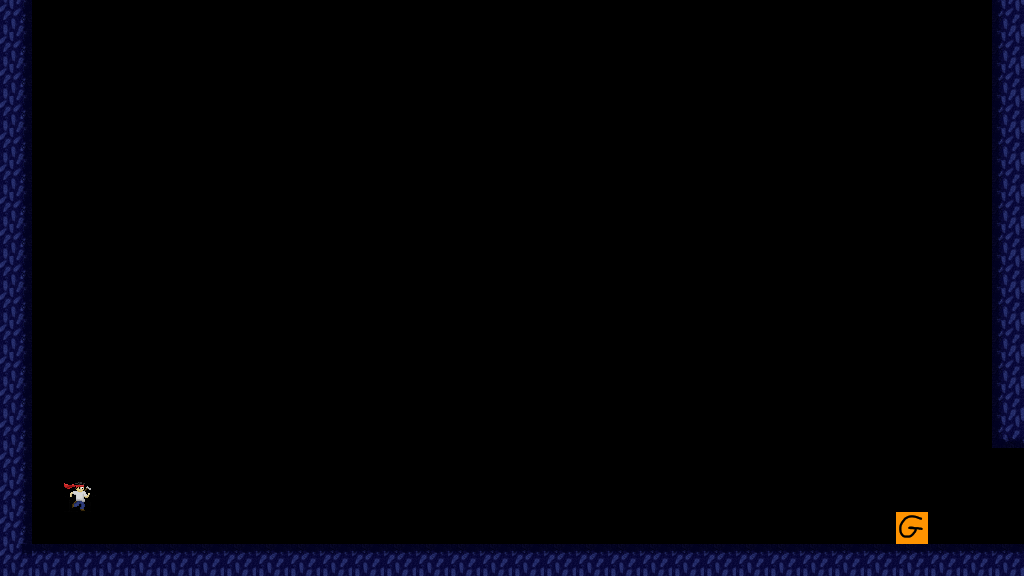

Below is a game level as drawn by its tile map, then a one-line description and the .tmx file that defines it, in full:
An orthogonal 32x18 tile map with 32x32 px tiles, 1 tile layer (platforms) and 6 objects (color1, color2).

<map version="1.8" tiledversion="1.8.2" orientation="orthogonal" renderorder="right-down" width="32" height="18" tilewidth="32" tileheight="32" infinite="0" nextlayerid="4" nextobjectid="7">
 <editorsettings>
  <export target="../core/assets/levels/tutorial2.json" format="json" />
 </editorsettings>
 <properties>
  <property name="colorMode" type="int" value="0" />
 </properties>
 <tileset firstgid="1" source="disco.tsx" />
 <layer id="1" name="platforms" width="32" height="18">
  <data encoding="csv">
29,0,0,0,0,0,0,0,0,0,0,0,0,0,0,0,0,0,0,0,0,0,0,0,0,0,0,0,0,0,0,30,
29,0,0,0,0,0,0,0,0,0,0,0,0,0,0,0,0,0,0,0,0,0,0,0,0,0,0,0,0,0,0,30,
29,0,0,0,0,0,0,0,0,0,0,0,0,0,0,0,0,0,0,0,0,0,0,0,0,0,0,0,0,0,0,30,
29,0,0,0,0,0,0,0,0,0,0,0,0,0,0,0,0,0,0,0,0,0,0,0,0,0,0,0,0,0,0,30,
29,0,0,0,0,0,0,0,0,0,0,0,0,0,0,0,0,0,0,0,0,0,0,0,0,0,0,0,0,0,0,30,
29,0,0,0,0,0,0,0,0,0,0,0,0,0,0,0,0,0,0,0,0,0,0,0,0,0,0,0,0,0,0,30,
29,0,0,0,0,0,0,0,0,0,0,0,0,0,0,0,0,0,0,0,0,0,0,0,0,0,0,0,0,0,0,30,
29,0,0,0,0,0,0,0,0,0,0,0,0,0,0,0,0,0,0,0,0,0,0,0,0,0,0,0,0,0,0,30,
29,0,0,0,0,0,0,0,0,0,0,0,0,0,0,0,0,0,0,0,0,0,0,0,0,0,0,0,0,0,0,30,
29,0,0,0,0,0,0,0,0,0,0,0,0,0,0,0,0,0,0,0,0,0,0,0,0,0,0,0,0,0,0,30,
29,0,0,0,0,0,0,0,0,0,0,0,0,0,0,0,0,0,0,0,0,0,0,0,0,0,0,0,0,0,0,30,
29,0,0,0,0,0,0,0,0,0,0,0,0,0,0,0,0,0,0,0,0,0,0,0,0,0,0,0,0,0,0,30,
29,0,0,0,0,0,0,0,0,0,0,0,0,0,0,0,0,0,0,0,9,0,0,0,0,0,0,0,0,0,0,30,
29,0,0,0,0,0,0,0,0,0,0,0,0,0,0,0,0,0,0,0,0,0,0,0,0,0,0,0,0,0,0,37,
29,0,0,0,0,0,0,0,0,0,0,0,0,0,0,0,0,0,0,0,0,0,0,0,0,0,0,0,0,0,0,0,
29,0,8,0,0,0,0,0,0,0,0,0,0,0,0,0,0,0,0,0,0,0,0,0,0,0,0,0,0,0,0,0,
29,0,0,0,0,0,0,0,0,0,0,0,0,0,0,0,0,0,0,0,0,0,0,0,0,0,0,0,11,0,0,0,
26,28,28,28,28,28,28,28,28,28,28,28,28,28,28,28,28,28,28,28,28,28,28,28,28,28,28,28,28,28,28,28
</data>
 </layer>
 <objectgroup id="3" name="tutorial">
  <object id="3" x="128" y="416">
   <properties>
    <property name="e" type="int" value="3" />
   </properties>
   <point />
  </object>
  <object id="4" x="128" y="448">
   <properties>
    <property name="e" type="int" value="4" />
   </properties>
   <point />
  </object>
  <object id="5" x="704" y="416">
   <properties>
    <property name="e" type="int" value="5" />
   </properties>
   <point />
  </object>
  <object id="6" x="704" y="448">
   <properties>
    <property name="e" type="int" value="6" />
   </properties>
   <point />
  </object>
 </objectgroup>
 <objectgroup id="2" name="colors">
  <object id="1" type="color1" x="0" y="0">
   <polygon points="0,0 512,0 512,576 0,576" />
  </object>
  <object id="2" type="color2" x="1024" y="0">
   <polygon points="0,0 0,576 -512,576 -512,0" />
  </object>
 </objectgroup>
</map>
